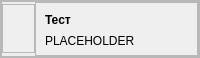
     <widget class="QFrame" name="headerTitle">
      <property name="maximumSize">
       <size>
        <width>901</width>
        <height>58</height>
       </size>
      </property>
      <property name="frameShape">
       <enum>QFrame::StyledPanel</enum>
      </property>
      <property name="frameShadow">
       <enum>QFrame::Raised</enum>
      </property>
      <layout class="QHBoxLayout" name="horizontalLayout_3">
       <property name="spacing">
        <number>0</number>
       </property>
       <property name="leftMargin">
        <number>0</number>
       </property>
       <property name="topMargin">
        <number>0</number>
       </property>
       <property name="rightMargin">
        <number>0</number>
       </property>
       <property name="bottomMargin">
        <number>0</number>
       </property>
       <item>
        <widget class="QFrame" name="container_header">
         <property name="frameShape">
          <enum>QFrame::StyledPanel</enum>
         </property>
         <property name="frameShadow">
          <enum>QFrame::Raised</enum>
         </property>
         <layout class="QHBoxLayout" name="horizontalLayout_2">
          <property name="spacing">
           <number>0</number>
          </property>
          <property name="leftMargin">
           <number>0</number>
          </property>
          <property name="topMargin">
           <number>0</number>
          </property>
          <property name="rightMargin">
           <number>0</number>
          </property>
          <property name="bottomMargin">
           <number>0</number>
          </property>
          <item>
           <widget class="QFrame" name="container_icon">
            <property name="maximumSize">
             <size>
              <width>33</width>
              <height>49</height>
             </size>
            </property>
            <property name="frameShape">
             <enum>QFrame::StyledPanel</enum>
            </property>
            <property name="frameShadow">
             <enum>QFrame::Raised</enum>
            </property>
            <layout class="QHBoxLayout" name="horizontalLayout">
             <property name="spacing">
              <number>0</number>
             </property>
             <property name="leftMargin">
              <number>5</number>
             </property>
             <property name="topMargin">
              <number>0</number>
             </property>
             <property name="rightMargin">
              <number>5</number>
             </property>
             <property name="bottomMargin">
              <number>0</number>
             </property>
             <item>
              <widget class="QLabel" name="icon_dataset">
               <property name="minimumSize">
                <size>
                 <width>21</width>
                 <height>21</height>
                </size>
               </property>
               <property name="maximumSize">
                <size>
                 <width>21</width>
                 <height>21</height>
                </size>
               </property>
               <property name="layoutDirection">
                <enum>Qt::LeftToRight</enum>
               </property>
               <property name="text">
                <string/>
               </property>
               <property name="pixmap">
                <pixmap resource="res.qrc">:/icons/icons/grid.svg</pixmap>
               </property>
               <property name="alignment">
                <set>Qt::AlignCenter</set>
               </property>
              </widget>
             </item>
            </layout>
           </widget>
          </item>
          <item>
           <widget class="QFrame" name="container_content">
            <property name="styleSheet">
             <string notr="true">QLabel#label_cur {
font-weight: bold;
}</string>
            </property>
            <property name="frameShape">
             <enum>QFrame::StyledPanel</enum>
            </property>
            <property name="frameShadow">
             <enum>QFrame::Raised</enum>
            </property>
            <layout class="QVBoxLayout" name="verticalLayout">
             <property name="bottomMargin">
              <number>7</number>
             </property>
             <item>
              <widget class="QLabel" name="label_cur">
               <property name="font">
                <font>
                 <bold>true</bold>
                </font>
               </property>
               <property name="text">
                <string>Тест</string>
               </property>
              </widget>
             </item>
             <item>
              <widget class="QLabel" name="label_title">
               <property name="font">
                <font>
                 <italic>false</italic>
                 <underline>false</underline>
                </font>
               </property>
               <property name="text">
                <string>PLACEHOLDER</string>
               </property>
              </widget>
             </item>
            </layout>
           </widget>
          </item>
         </layout>
        </widget>
       </item>
      </layout>
     </widget>
